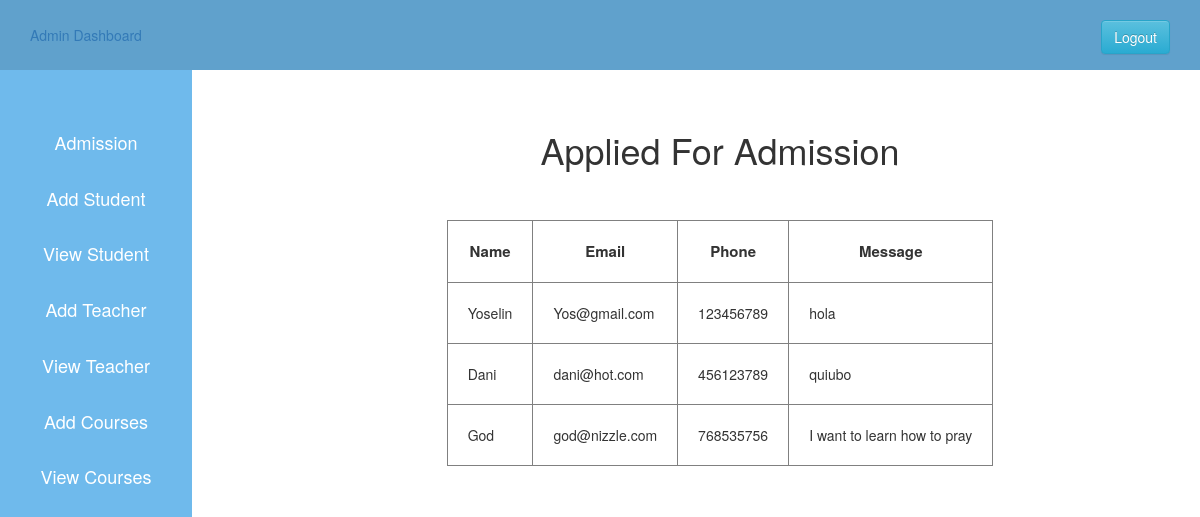
Screenshot of /admission.php (signed in) with the database file from the repository.
### tables this page shows
CREATE TABLE `admission` (
  `id` int(11) NOT NULL,
  `name` varchar(30) DEFAULT NULL,
  `email` varchar(38) DEFAULT NULL,
  `phone` int(20) DEFAULT NULL,
  `message` varchar(50) DEFAULT NULL
);

### admission.php (the view, shortened to what this page needs)
<?php
  $host="localhost";
  $user="root";
  $password="";
  $db="schoolproject";
  $data=mysqli_connect($host, $user, $password, $db);
  $sql="SELECT * FROM admission";
  $result=mysqli_query($data, $sql);
?>
<!DOCTYPE html>
<html lang="en">
<head>
  <?php
    include 'admin_css.php';
  ?>
</head>
<body>
  <?php
    include 'admin_sidebar.php';
  ?>
  <div class="content">
    <center>
      <h1>Applied For Admission</h1>
      <br><br>
      <table border="1px">
        <tr>
          <th style="padding: 20px; font-size: 15px; text-align: center;">Name</th>
          <th style="padding: 20px; font-size: 15px; text-align: center;">Email</th>
          <th style="padding: 20px; font-size: 15px; text-align: center;">Phone</th>
          <th style="padding: 20px; font-size: 15px; text-align: center;">Message</th>
        </tr>
        <?php
          while($info=$result->fetch_assoc()){
        ?>
        <tr>
          <td style="padding: 20px">
            <?php echo "{$info['name']}"; ?>
          </td>
          <td style="padding: 20px">
            <?php echo "{$info['email']}"; ?>
          </td>
          <td style="padding: 20px">
            <?php echo "{$info['phone']}"; ?>
          </td>
          <td style="padding: 20px">
            <?php echo "{$info['message']}"; ?>
          </td>
        </tr>
        <?php
          }
        ?>
      </table>
    </center>
  </div>
</body>
</html>

### admin.css (style rules this page uses)
* { margin: 0px; padding: 0px; }
.content { margin-left: 20%; margin-top: 5%; }

### rows the page displays
admission: name "Yoselin", email "Yos@gmail.com", phone "123456789", message "hola"
admission: name "Dani", email "dani@hot.com", phone "456123789", message "quiubo"
admission: name "God", email "god@nizzle.com", phone "768535756", message "I want to learn how to pray"
